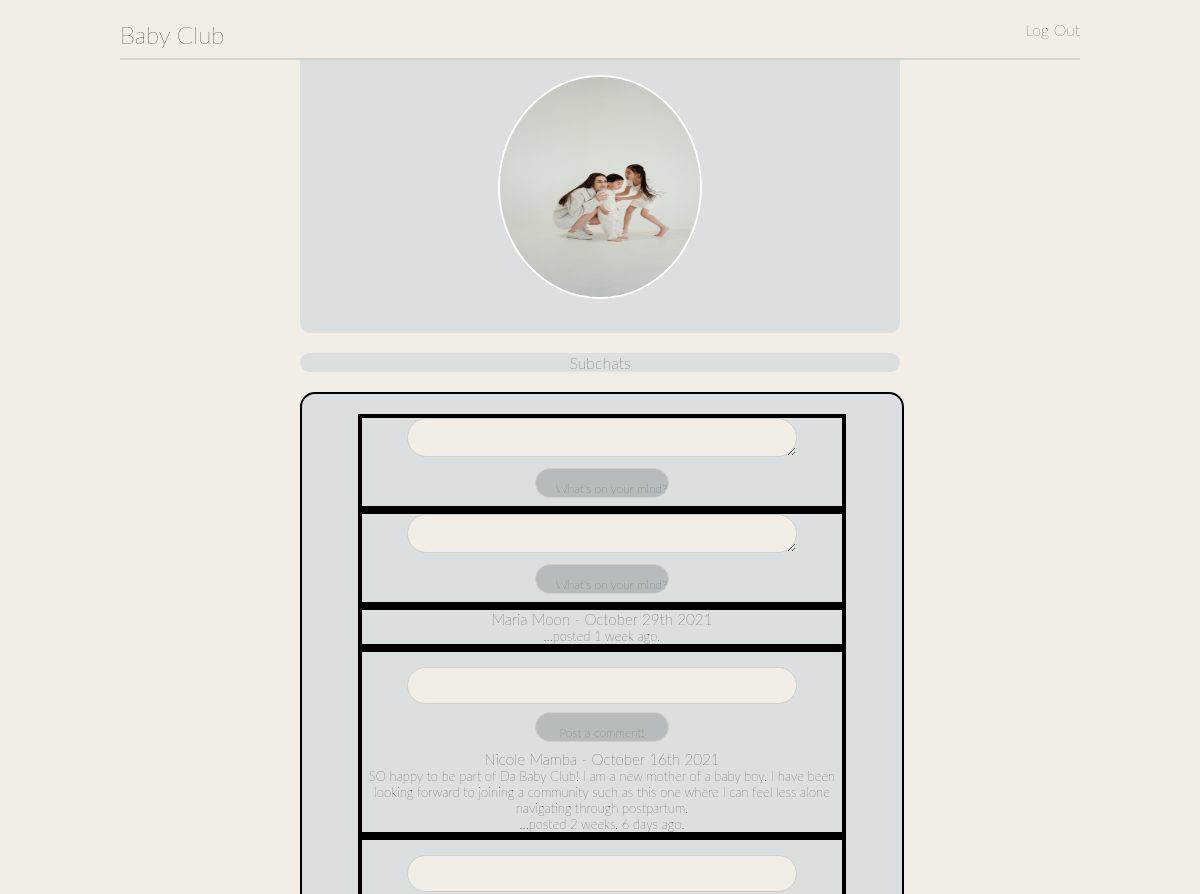
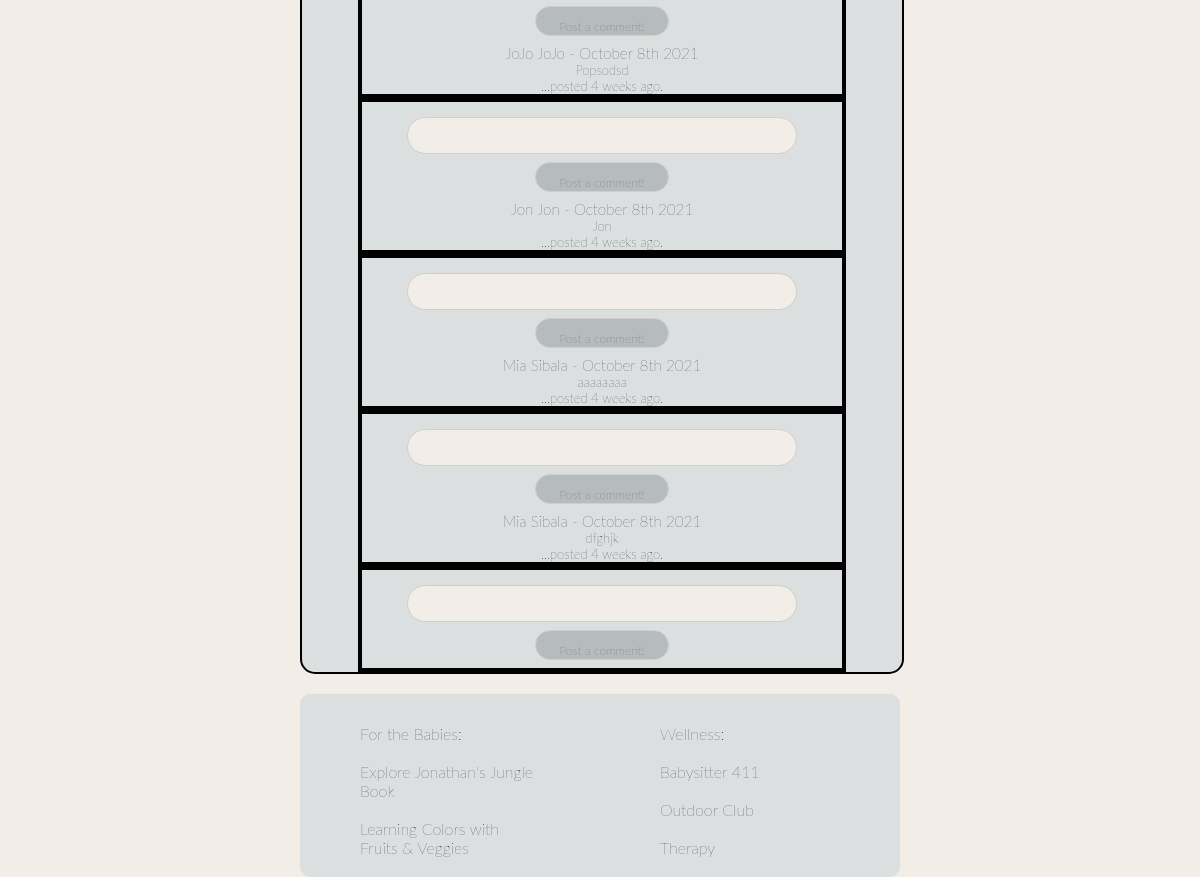
Before: /wall with the older database file (2 pictures, top to bottom).
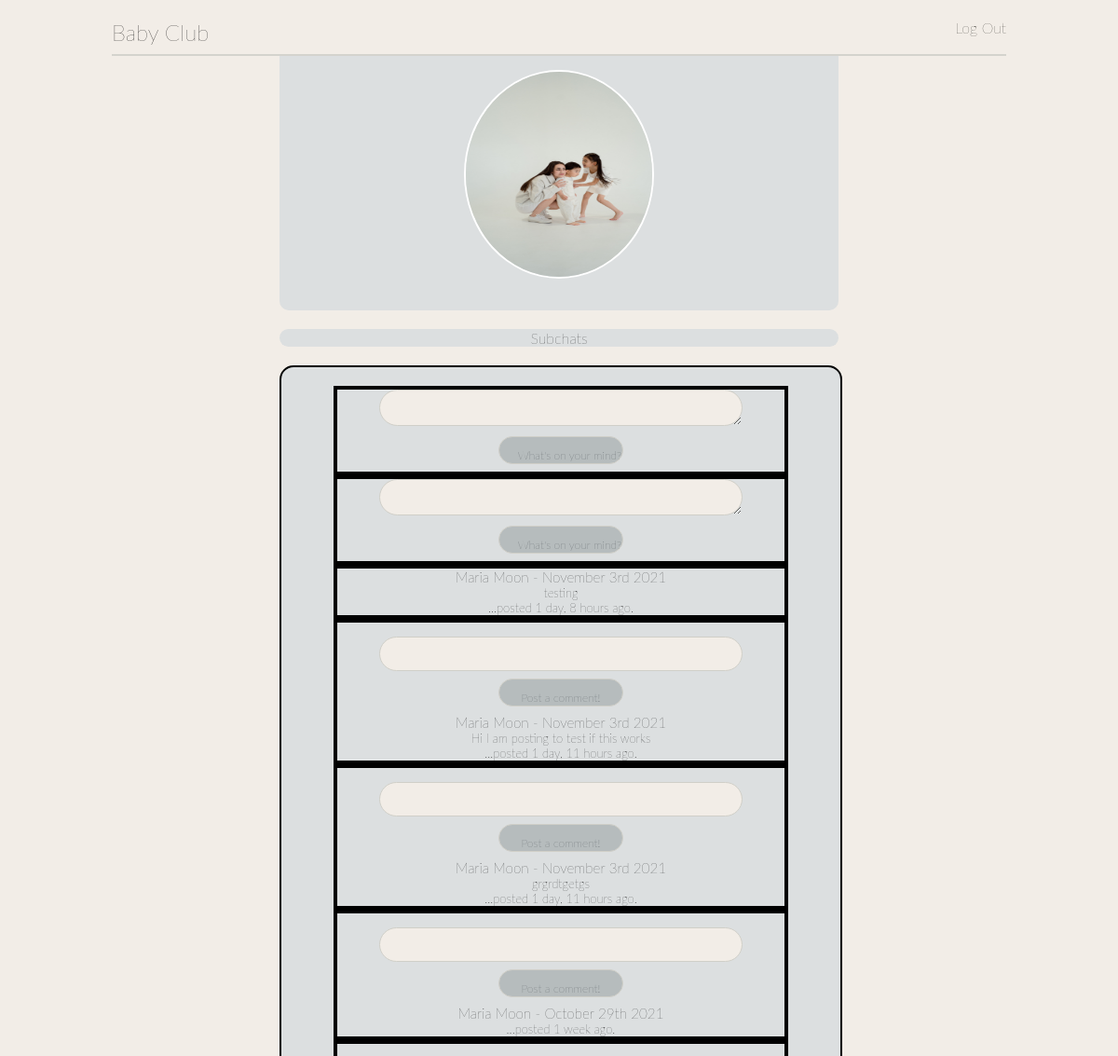
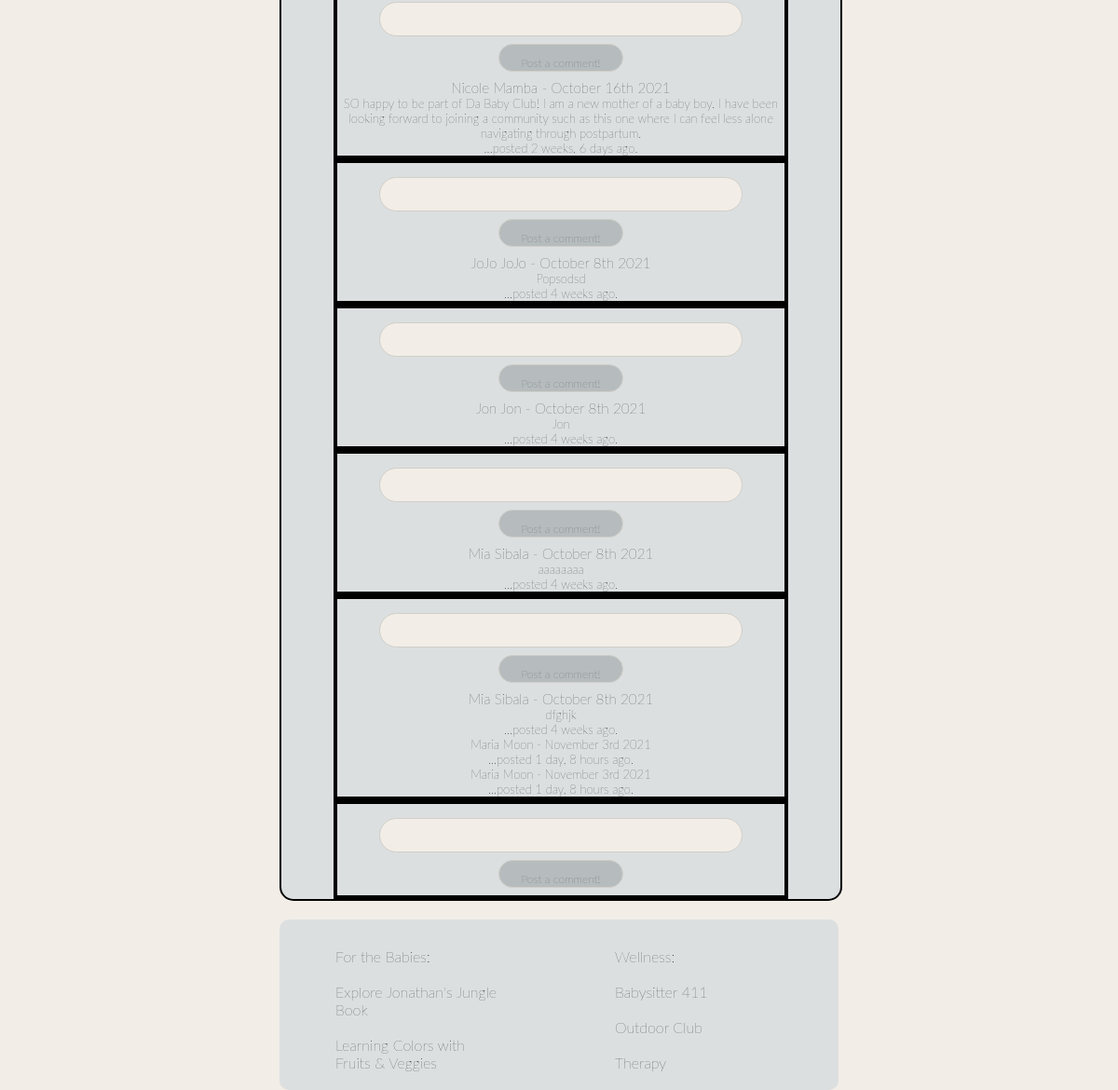
After: the same page with the newer database file (2 pictures, top to bottom).
### apps/jungle_app/models.py (models this page shows)
class Message(models.Model):
    message = models.TextField()
    messager = models.ForeignKey(User, related_name="messages_made", on_delete=models.CASCADE)
    created_at = models.DateTimeField(auto_now_add=True)
    updated_at = models.DateTimeField(auto_now=True)

class User(models.Model):
    first_name = models.CharField(max_length = 255)
    last_name = models.CharField(max_length=255)
    email = models.CharField(max_length=255)
    password = models.CharField(max_length=255)
    confirm_pw = models.CharField(max_length=255)
    created_at = models.DateTimeField(auto_now_add=True)
    updated_at = models.DateTimeField(auto_now=True)
    objects = UserManager()

class Comment(models.Model):
    comment = models.TextField()
    commentor = models.ForeignKey(User, related_name="comments_made", on_delete=models.CASCADE)
    post = models.ForeignKey(Message, related_name="post_comments", on_delete=models.CASCADE)
    created_at = models.DateTimeField(auto_now_add=True)
    updated_at = models.DateTimeField(auto_now=True)

### apps/jungle_app/views.py (the view)
# urls.py: url(r'^wall$', views.wall),
def wall(request):
    context = {
        'posts' : Message.objects.all(),
    }
    return render(request, 'jungle_app/wall.html', context)

### apps/jungle_app/templates/jungle_app/wall.html (shortened to what this page needs)
<!DOCTYPE html>
<html lang="en">
<head>
    {% load static %}
    <link rel="stylesheet" type="text/css" href="{% static 'jungle_app/css/wall.css' %}">
</head>
<body>
    <div id="container">
        <div id="header">
            <br>
            <br>
            <div id="headerboxes"><h2 id="name">Baby Club</h2></div>
            <div id=headerboxes> <p style= "direction: rtl;"><a href="/logout">Log Out</a><h3></h3></div>
        </div>
   <div id="body">
            <div id="photo">
                {% load static %}
                <img src="{% static 'jungle_app/images/two_kids.jpg'%}" alt="My Image">
                <br>
            </div>
            <div id="navigation">
                <p>Subchats</p>
            </div>
             <div id="messages">
                 <div id="message_one">
                    <form action="/post" method="post">
                        <textarea id="messagebox" name="message" row="3" cols="80"></textarea>
                        <br>
                        <input id="msgbtn" type="submit" value="What's on your mind?">
                    </form>
                 </div>
                 <div id="message_one">
                    <form action="/post" method="post">
                        <textarea id="messagebox" name="message" row="3" cols="80"></textarea>
                        <br>
                        <input id="msgbtn" type="submit" value="What's on your mind?">
                    </form>
                 </div>
                 <div id="message_one">
                    {% for post in posts reversed %}
                    <h3 id="postdetails">{{post.messager.first_name}} {{post.messager.last_name}} - {{post.created_at|date:'F jS Y'}} </h3>
                     <p id="post">{{post.message}}</p>
                     <p id="micro">...posted {{post.created_at|timesince}} ago.</p>
                     {% for comment in post.post_comments.all %}
                     <h4 id="commentdetails">{{comment.commentor.first_name}} {{comment.commentor.last_name}} - {{comment.created_at|date:'F jS Y'}}</h4>
                     <p id="micro">...posted {{comment.created_at|timesince}} ago.</p>
                     {% endfor %}
                 </div>
                 <div id="message_one">
                    <form action="/comment" method="post">
                        <input id ="commentbox" type="textarea" name="comment" row="3">
                        <input id="cmtbtn" type="submit" value="Post a comment!">
                        {% endfor %}
                    </form>
                 </div>
            </div>
        </div>
        <div id="footer_body">
            <div id="footer_halves">
                <p>For the Babies:<p>
                <br>
                <p><a href="/animals">Explore Jonathan's Jungle Book</a></p>
                <br>
                <p><a href="/food">Learning Colors with Fruits & Veggies</a></p>
            </div>
            <div id="footer_halves">
                <p><b>Wellness:</b></p>
                <br>
                Babysitter 411
                <br>
                <br>
                Outdoor Club
                <br>
                <br>
                Therapy
                <br>
            </div>
        </div>
    </div>
</body>
</html>

### apps/jungle_app/static/jungle_app/css/wall.css (style rules this page uses)
* { margin: 0px auto; padding: 0px auto; font-family: lato, sans-serif; font-weight: lighter; }
@media only screen and (min-width: 320px) { #container { height: 120%; width: 100%; background-color: rgb(242,237,231); font-weight: lighter; } }
@media only screen and (min-width: 320px) { #header { padding-top: 20px; height:20%; width: 80%; display: flex; border-bottom: 2px solid rgb(212,211,205); } }
@media only screen and (min-width: 320px) { #headerboxes { height: 20%; width: 50%; } }
@media only screen and (min-width: 320px) { #body { text-align: center; height: 10%; width: 50%; } }
@media only screen and (min-width: 320px) { #photo { height: 20%; width: 100%; display: flex; flex-direction: column; color: rgb(54,60,64); padding-bottom: 15px; background-color: rgb(220,223,224); border-bottom-left-radius: 10px; border-bottom-right-radius: 10px; } }
@media only screen and (min-width: 320px) { img { border-radius: 70%; border: 2px solid white; height: 220px; margin-top: 15px; width: 200px; overflow: hidden; } }
@media only screen and (min-width: 320px) { #navigation { height: 10%; width: 100%; margin-top: 20px; margin-bottom: 20px; border-radius: 10px; background-color: rgb(220,223,224); } }
@media only screen and (min-width: 320px) { #messages { height: 60%; width: 100%; font-size: 13px; padding-top: 20px; margin-bottom: 20px; justify-content: center; border-radius: 15px; border: 2px solid black; background-color: rgb(220,223,224); } }
@media only screen and (min-width: 320px) { #message_one { width: 80%; height: 50%; border: 4px solid black; } }
@media only screen and (min-width: 320px) { #messagebox { height: 33px; width: 80%; border-radius: 50px; background-color: rgb(242,237,231); border: 1px solid rgb(208,207,200); } }
@media only screen and (min-width: 320px) { input[type=submit], select { width: 28%; height: 30px; padding: 12px 20px; margin: 8px 0; font-size: 12px; color: rgb(54,60,64); text-align: center; vertical-align: middle; border-radius: 50px; background-color: rgb(182, 188, 189); border: 1px solid rgb(208,207,200); } }
@media only screen and (min-width: 320px) { #commentbox { height: 33px; width: 80%; margin-top: 15px; border-radius: 50px; background-color: rgb(242,237,231); border: 1px solid rgb(208,207,200); } }
@media only screen and (min-width: 320px) { #footer_body { height: 40%; width: 50%; display: flex; border-radius: 10px; background-color: rgb(220,223,224); } }
@media only screen and (min-width: 320px) { #footer_halves { width: 30%; margin-top: 30px; margin-bottom: 20px; } }
@media only screen and (min-width: 320px) { a:link { text-decoration: none; color: rgb(7, 7, 0); } }

Changed rows visible on the page:
added Message: messager.first_name "Maria", messager.last_name "Moon", created_at "November 3rd 2021", message "testing", created_at "1 day, 8 hours"
added Message: messager.first_name "Maria", messager.last_name "Moon", created_at "November 3rd 2021", message "Hi I am posting to test if this works", created_at "1 day, 11 hours"
added Message: messager.first_name "Maria", messager.last_name "Moon", created_at "November 3rd 2021", message "grgrdtgetgs", created_at "1 day, 11 hours"
added Comment: commentor.first_name "Maria", commentor.last_name "Moon", created_at "November 3rd 2021", created_at "1 day, 8 hours", shown under Message "dfghjk"
added Comment: commentor.first_name "Maria", commentor.last_name "Moon", created_at "November 3rd 2021", created_at "1 day, 8 hours", shown under Message "dfghjk"
